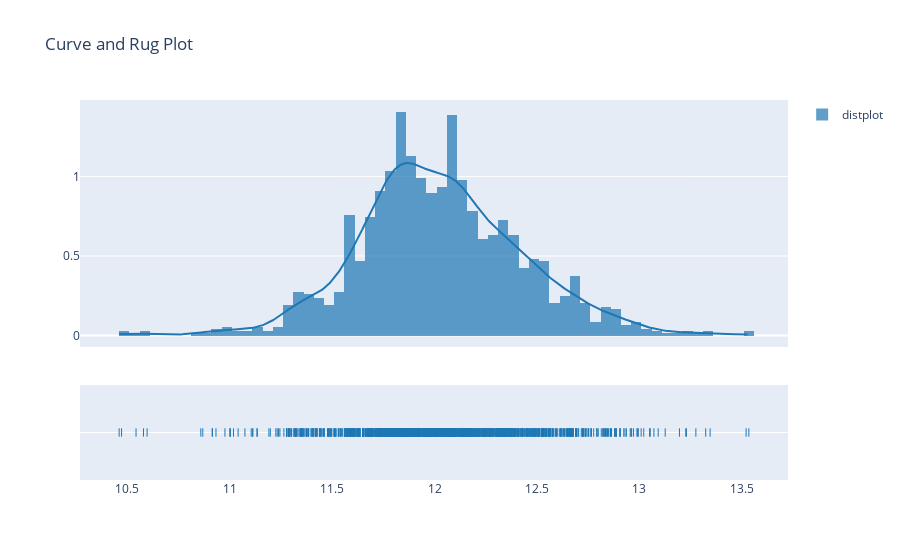

Here is the notebook cell this chart was saved with:
### Code cell
fig = ff.create_distplot([train["SalePrice"]], group_labels=['distplot'], bin_size=.05)
fig.update_layout(title_text='Curve and Rug Plot')
fig.show()

### Figure 1 — Plotly figure (JSON) as saved in the notebook; plotly's stock layout.template omitted (floating-point values rounded to 4 significant figures; data arrays with more than 128 entries replaced by an {"elided": "..."} marker saying what was removed)
{"data": [{"autobinx": false, "histnorm": "probability density", "legendgroup": "distplot", "marker": {"color": "rgb(31, 119, 180)"}, "name": "distplot", "opacity": 0.7, "x": {"elided": "1454 float values"}, "xaxis": "x", "xbins": {"end": 13.53, "size": 0.05, "start": 10.46}, "yaxis": "y", "type": "histogram"}, {"legendgroup": "distplot", "marker": {"color": "rgb(31, 119, 180)"}, "mode": "lines", "name": "distplot", "showlegend": false, "x": {"elided": "500 float values"}, "xaxis": "x", "y": {"elided": "500 float values"}, "yaxis": "y", "type": "scatter"}, {"legendgroup": "distplot", "marker": {"color": "rgb(31, 119, 180)", "symbol": "line-ns-open"}, "mode": "markers", "name": "distplot", "showlegend": false, "x": {"elided": "1454 float values"}, "xaxis": "x", "y": {"elided": "1454 str values"}, "yaxis": "y2", "type": "scatter"}], "layout": {"barmode": "overlay", "hovermode": "closest", "legend": {"traceorder": "reversed"}, "xaxis": {"anchor": "y2", "domain": [0.0, 1.0], "zeroline": false}, "yaxis": {"anchor": "free", "domain": [0.35, 1], "position": 0.0}, "yaxis2": {"anchor": "x", "domain": [0, 0.25], "dtick": 1, "showticklabels": false}, "title": {"text": "Curve and Rug Plot"}}}
